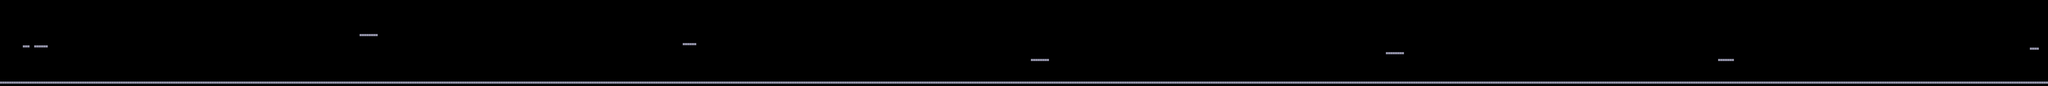

This game map was drawn from its Tiled (.tmx) file and the tilesets committed beside it. A one-line description and the trimmed map source follow:
An orthogonal 900x38 tile map with 16x16 px tiles, 6 tile layers (BG_Far, BG_Mid, BG_Near, Terrain, ...) and 110 objects (90x RhythmBlock, 11x Solid, 6x Checkpoint, PlayerSpawn, NextTrigger, ...).

<map version="1.10" tiledversion="1.11.0" orientation="orthogonal" renderorder="right-down" width="900" height="38" tilewidth="16" tileheight="16" infinite="0" nextlayerid="9" nextobjectid="900">
 <properties>
  <property name="schema_version" value="1" />
  <property name="stage_id" value="stage4_1c" />
  <property name="stage_name" value="4-1c  LO QUE FLOTA EN LA NIEBLA" />
  <property name="author" value="Equipo docente — Legacy de Infest" />
  <property name="bgm_track" value="bgm_zone1_traverse" />
  <property name="climate" value="clear" />
  <property name="zone" type="int" value="4" />
  <property name="ambient_light" type="float" value="0.55" />
  <property name="day_length" type="float" value="0" />
  <property name="start_hour" type="float" value="5" />
  <property name="bpm" type="float" value="100" />
  <property name="compas" type="int" value="4" />
  <property name="ambient_fx" value="niebla" />
  <property name="ambient_fx_rate" type="float" value="6.0" />
 </properties>
 <tileset firstgid="1" name="tileset_stage4_1c" tilewidth="16" tileheight="16" tilecount="64" columns="8">
  <image source="../../tilesets/tileset_stage4_1c.png" width="128" height="128" />
 </tileset>
 <layer id="1" name="BG_Far" width="900" height="38">
  <data>[34200 cells, 0 non-empty, 0 distinct tile ids]</data>
 </layer>
 <layer id="2" name="BG_Mid" width="900" height="38">
  <data>[34200 cells, 0 non-empty, 0 distinct tile ids]</data>
 </layer>
 <layer id="3" name="BG_Near" width="900" height="38">
  <data>[34200 cells, 0 non-empty, 0 distinct tile ids]</data>
 </layer>
 <layer id="4" name="Terrain" width="900" height="38">
  <data>[34200 cells, 950 non-empty, 1 distinct tile ids]</data>
 </layer>
 <layer id="5" name="Terrain_Detail" width="900" height="38">
  <data>[34200 cells, 0 non-empty, 0 distinct tile ids]</data>
 </layer>
 <objectgroup id="6" name="Objects">
  <object id="101" type="PlayerSpawn" name="PlayerSpawn_101" x="176" y="288" width="16" height="32" />
  <object id="102" type="Checkpoint" name="Checkpoint_102" x="256" y="288" width="16" height="32">
   <properties>
    <property name="checkpoint_id" type="int" value="1" />
   </properties>
  </object>
  <object id="103" type="RhythmBlock" name="RhythmBlock_103" x="384" y="320" width="80" height="16">
   <properties>
    <property name="patron" value="x.x." />
    <property name="desfase" type="float" value="1.363227600277987" />
   </properties>
  </object>
  <object id="104" type="RhythmBlock" name="RhythmBlock_104" x="496" y="320" width="80" height="16">
   <properties>
    <property name="patron" value=".xx." />
    <property name="desfase" type="float" value="0.8114608284435583" />
   </properties>
  </object>
  <object id="105" type="RhythmBlock" name="RhythmBlock_105" x="624" y="320" width="144" height="16">
   <properties>
    <property name="patron" value="xx.." />
    <property name="desfase" type="float" value="0.9522909874277827" />
   </properties>
  </object>
  <object id="106" type="RhythmBlock" name="RhythmBlock_106" x="816" y="320" width="128" height="16">
   <properties>
    <property name="patron" value="x.x." />
    <property name="desfase" type="float" value="0.23909990964342176" />
   </properties>
  </object>
  <object id="107" type="RhythmBlock" name="RhythmBlock_107" x="1008" y="288" width="128" height="16">
   <properties>
    <property name="patron" value="x.x.x.x." />
    <property name="desfase" type="float" value="0.7091236329982002" />
   </properties>
  </object>
  <object id="108" type="RhythmBlock" name="RhythmBlock_108" x="1184" y="304" width="128" height="16">
   <properties>
    <property name="patron" value=".xx." />
    <property name="desfase" type="float" value="0.5924451060011159" />
   </properties>
  </object>
  <object id="109" type="RhythmBlock" name="RhythmBlock_109" x="1360" y="304" width="144" height="16">
   <properties>
    <property name="patron" value="x.x.x.x." />
    <property name="desfase" type="float" value="0.1461814645963158" />
   </properties>
  </object>
  <object id="110" type="RhythmBlock" name="RhythmBlock_110" x="1520" y="288" width="144" height="16">
   <properties>
    <property name="patron" value=".xx." />
    <property name="desfase" type="float" value="1.1684588785467476" />
   </properties>
  </object>
  <object id="111" type="RhythmBlock" name="RhythmBlock_111" x="1712" y="288" width="144" height="16">
   <properties>
    <property name="patron" value="x.x.x.x." />
    <property name="desfase" type="float" value="0.8011546274841662" />
   </properties>
  </object>
  <object id="112" type="RhythmBlock" name="RhythmBlock_112" x="1888" y="272" width="96" height="16">
   <properties>
    <property name="patron" value="x.x." />
    <property name="desfase" type="float" value="1.2846008495951335" />
   </properties>
  </object>
  <object id="113" type="RhythmBlock" name="RhythmBlock_113" x="2048" y="288" width="80" height="16">
   <properties>
    <property name="patron" value="x.x.x.x." />
    <property name="desfase" type="float" value="1.446949420963592" />
   </properties>
  </object>
  <object id="114" type="RhythmBlock" name="RhythmBlock_114" x="2192" y="288" width="128" height="16">
   <properties>
    <property name="patron" value="xx.." />
    <property name="desfase" type="float" value="0.9494638573185494" />
   </properties>
  </object>
  <object id="115" type="RhythmBlock" name="RhythmBlock_115" x="2384" y="272" width="80" height="16">
   <properties>
    <property name="patron" value=".xx." />
    <property name="desfase" type="float" value="1.2809137326340203" />
   </properties>
  </object>
  <object id="116" type="Checkpoint" name="Checkpoint_116" x="2544" y="208" width="16" height="32">
   <properties>
    <property name="checkpoint_id" type="int" value="2" />
   </properties>
  </object>
  <object id="117" type="RhythmBlock" name="RhythmBlock_117" x="2688" y="224" width="96" height="16">
   <properties>
    <property name="patron" value=".xx." />
    <property name="desfase" type="float" value="1.309150536942302" />
   </properties>
  </object>
  <object id="118" type="RhythmBlock" name="RhythmBlock_118" x="2800" y="224" width="80" height="16">
   <properties>
    <property name="patron" value="x.x.x.x." />
    <property name="desfase" type="float" value="0.8262771615487184" />
   </properties>
  </object>
  <object id="119" type="RhythmBlock" name="RhythmBlock_119" x="2944" y="224" width="96" height="16">
   <properties>
    <property name="patron" value="x.x." />
    <property name="desfase" type="float" value="0.46450508021450854" />
   </properties>
  </object>
  <object id="120" type="RhythmBlock" name="RhythmBlock_120" x="3056" y="224" width="80" height="16">
   <properties>
    <property name="patron" value="xx.." />
    <property name="desfase" type="float" value="1.4571429871909634" />
   </properties>
  </object>
  <object id="121" type="RhythmBlock" name="RhythmBlock_121" x="3168" y="224" width="128" height="16">
   <properties>
    <property name="patron" value="x.x.x.x." />
    <property name="desfase" type="float" value="0.4707457798741375" />
   </properties>
  </object>
  <object id="122" type="RhythmBlock" name="RhythmBlock_122" x="3360" y="256" width="96" height="16">
   <properties>
    <property name="patron" value=".xx." />
    <property name="desfase" type="float" value="1.304837281108718" />
   </properties>
  </object>
  </objectgroup>
 <objectgroup id="7" name="Collision">
  <!-- 11 objects omitted --></objectgroup>
 <layer id="8" name="FG_Overlay" width="900" height="38">
  <data>[34200 cells, 0 non-empty, 0 distinct tile ids]</data>
 </layer>
</map>
<!-- 88 of 110 objects omitted -->
